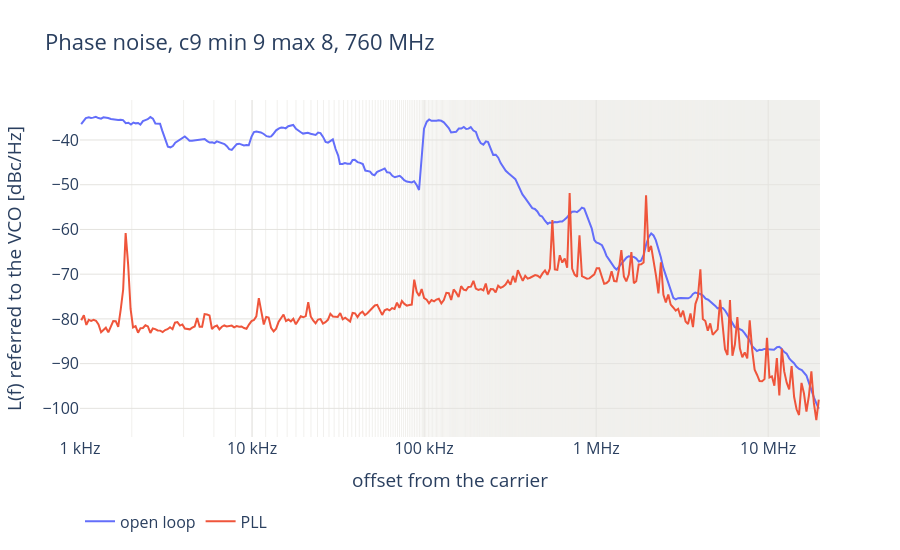
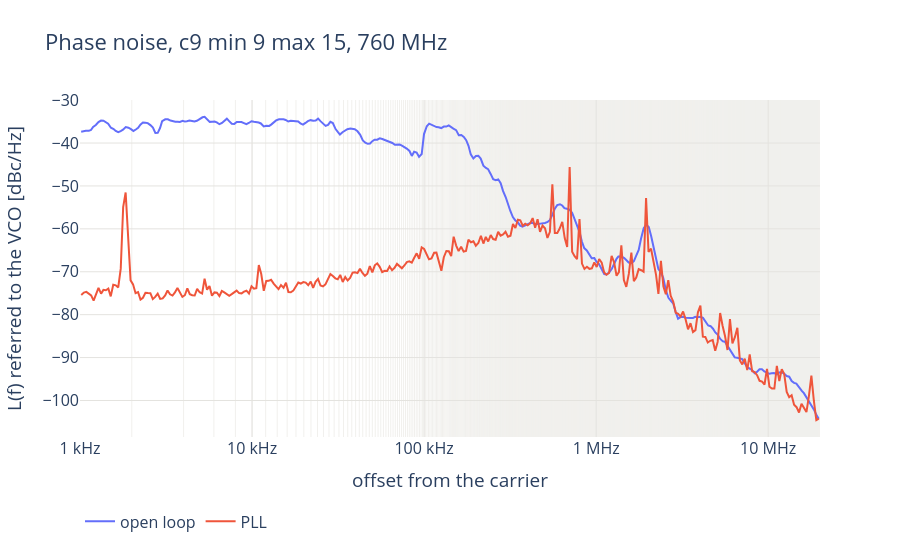
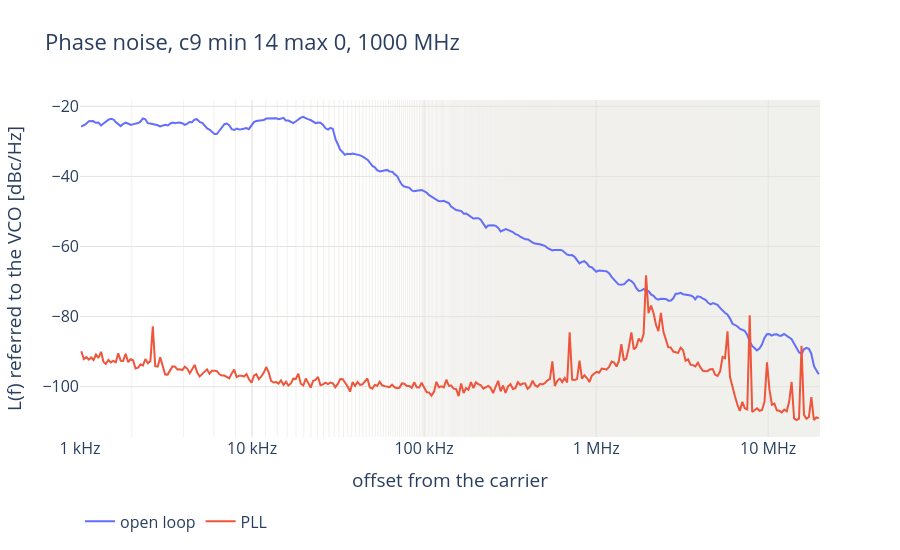
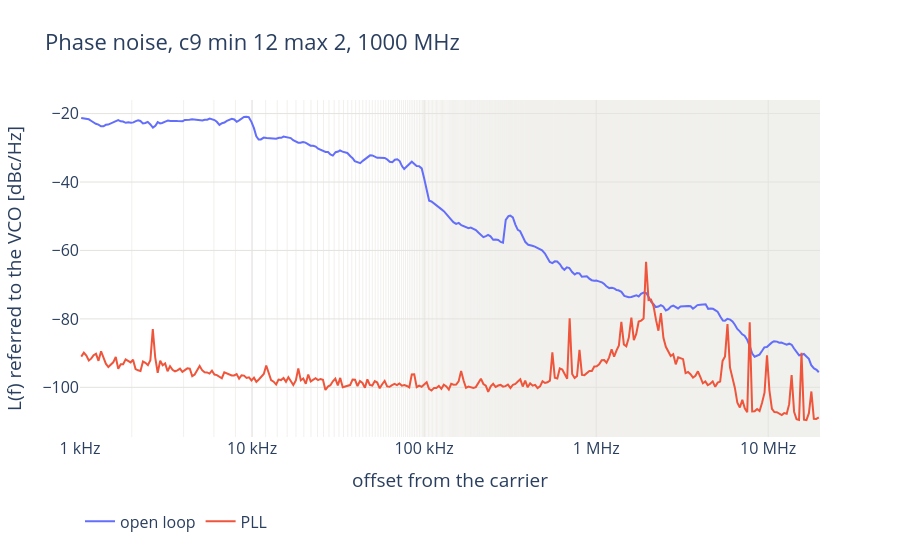

The notebook cell saved with these charts, in order:
### Code cell
# PLL-matched points: phase noise referred to the VCO (pad + 20 log10 N), open loop (analyzer Phase Noise mode) and
# the PLL measurement at the same codes, divider and f_vco. One figure per point.
def pll_curve(r):
    """The PLL's full curve (L_trace) of point r: same run, codes, f_vco and the run's match (e.g. set_current=4)."""
    t = pll_traces[r.pll_csv]
    sel = (t["kind"] == "L_trace") & (t["f_vco"] == r.f_vco_target)
    for c in CODES:
        sel &= t[c] == getattr(r, c)
    for kv in str(r.pll_match).split() if isinstance(r.pll_match, str) else []:
        k, v = kv.split("=")
        sel &= t[k] == float(v)
    return t[sel]


for r in ok[ok["pll_csv"] != ""].itertuples():
    add_db = 20 * np.log10(r.total_div)
    fig = go.Figure()
    for name, t in (("open loop", vco_curve(r)), ("PLL", pll_curve(r))):
        t = binned(t)
        fig.add_scatter(x=t["freq"], y=t["level_dbm"] + add_db, mode="lines", name=name, line=dict(width=2),
                        hovertemplate=name + "<br>%{x:.3s}Hz: %{y:.1f} dBc/Hz<extra></extra>")
    fig.update_layout(title=f"Phase noise, {setting(r)}", height=550, legend=dict(orientation="h", y=-0.2))
    fig.update_xaxes(title="offset from the carrier", **OFFSET_AXIS)
    fig.update_yaxes(title="L(f) referred to the VCO [dBc/Hz]", gridcolor=GRID)
    save(fig, f"c{r.vco_tune_coarse}_min{r.vco_current_min}_max{r.vco_current_max}_{r.f_vco_target / 1e6:.0f}MHz"
              "_vs_pll")

### Figure 1 — Plotly figure (JSON) as saved in the notebook; plotly's stock layout.template omitted (floating-point values rounded to 4 significant figures; data arrays with more than 128 entries replaced by an {"elided": "..."} marker saying what was removed)
{"data": [{"hovertemplate": "open loop<br>%{x:.3s}Hz: %{y:.1f} dBc/Hz<extra></extra>", "line": {"width": 2}, "mode": "lines", "name": "open loop", "type": "scatter", "x": {"elided": "300 float values"}, "y": {"elided": "300 float values"}}, {"hovertemplate": "PLL<br>%{x:.3s}Hz: %{y:.1f} dBc/Hz<extra></extra>", "line": {"width": 2}, "mode": "lines", "name": "PLL", "type": "scatter", "x": {"elided": "300 float values"}, "y": {"elided": "300 float values"}}], "layout": {"font": {"size": 16}, "height": 550, "legend": {"orientation": "h", "y": -0.2}, "title": {"text": "Phase noise, c9 min 9 max 8, 760 MHz"}, "xaxis": {"gridcolor": "#e4e3df", "minor": {"gridcolor": "#f1f0ed", "showgrid": true}, "range": [3, 7.301], "ticktext": ["1 kHz", "10 kHz", "100 kHz", "1 MHz", "10 MHz"], "tickvals": [1000, 10000, 100000, 1000000, 10000000], "title": {"text": "offset from the carrier"}, "type": "log"}, "yaxis": {"gridcolor": "#e4e3df", "title": {"text": "L(f) referred to the VCO [dBc/Hz]"}}}}

### Figure 2 — Plotly figure (JSON) as saved in the notebook; plotly's stock layout.template omitted (floating-point values rounded to 4 significant figures; data arrays with more than 128 entries replaced by an {"elided": "..."} marker saying what was removed)
{"data": [{"hovertemplate": "open loop<br>%{x:.3s}Hz: %{y:.1f} dBc/Hz<extra></extra>", "line": {"width": 2}, "mode": "lines", "name": "open loop", "type": "scatter", "x": {"elided": "300 float values"}, "y": {"elided": "300 float values"}}, {"hovertemplate": "PLL<br>%{x:.3s}Hz: %{y:.1f} dBc/Hz<extra></extra>", "line": {"width": 2}, "mode": "lines", "name": "PLL", "type": "scatter", "x": {"elided": "300 float values"}, "y": {"elided": "300 float values"}}], "layout": {"font": {"size": 16}, "height": 550, "legend": {"orientation": "h", "y": -0.2}, "title": {"text": "Phase noise, c9 min 9 max 15, 760 MHz"}, "xaxis": {"gridcolor": "#e4e3df", "minor": {"gridcolor": "#f1f0ed", "showgrid": true}, "range": [3, 7.301], "ticktext": ["1 kHz", "10 kHz", "100 kHz", "1 MHz", "10 MHz"], "tickvals": [1000, 10000, 100000, 1000000, 10000000], "title": {"text": "offset from the carrier"}, "type": "log"}, "yaxis": {"gridcolor": "#e4e3df", "title": {"text": "L(f) referred to the VCO [dBc/Hz]"}}}}

### Figure 3 — Plotly figure (JSON) as saved in the notebook; plotly's stock layout.template omitted (floating-point values rounded to 4 significant figures; data arrays with more than 128 entries replaced by an {"elided": "..."} marker saying what was removed)
{"data": [{"hovertemplate": "open loop<br>%{x:.3s}Hz: %{y:.1f} dBc/Hz<extra></extra>", "line": {"width": 2}, "mode": "lines", "name": "open loop", "type": "scatter", "x": {"elided": "300 float values"}, "y": {"elided": "300 float values"}}, {"hovertemplate": "PLL<br>%{x:.3s}Hz: %{y:.1f} dBc/Hz<extra></extra>", "line": {"width": 2}, "mode": "lines", "name": "PLL", "type": "scatter", "x": {"elided": "300 float values"}, "y": {"elided": "300 float values"}}], "layout": {"font": {"size": 16}, "height": 550, "legend": {"orientation": "h", "y": -0.2}, "title": {"text": "Phase noise, c9 min 14 max 0, 1000 MHz"}, "xaxis": {"gridcolor": "#e4e3df", "minor": {"gridcolor": "#f1f0ed", "showgrid": true}, "range": [3, 7.301], "ticktext": ["1 kHz", "10 kHz", "100 kHz", "1 MHz", "10 MHz"], "tickvals": [1000, 10000, 100000, 1000000, 10000000], "title": {"text": "offset from the carrier"}, "type": "log"}, "yaxis": {"gridcolor": "#e4e3df", "title": {"text": "L(f) referred to the VCO [dBc/Hz]"}}}}

### Figure 4 — Plotly figure (JSON) as saved in the notebook; plotly's stock layout.template omitted (floating-point values rounded to 4 significant figures; data arrays with more than 128 entries replaced by an {"elided": "..."} marker saying what was removed)
{"data": [{"hovertemplate": "open loop<br>%{x:.3s}Hz: %{y:.1f} dBc/Hz<extra></extra>", "line": {"width": 2}, "mode": "lines", "name": "open loop", "type": "scatter", "x": {"elided": "300 float values"}, "y": {"elided": "300 float values"}}, {"hovertemplate": "PLL<br>%{x:.3s}Hz: %{y:.1f} dBc/Hz<extra></extra>", "line": {"width": 2}, "mode": "lines", "name": "PLL", "type": "scatter", "x": {"elided": "300 float values"}, "y": {"elided": "300 float values"}}], "layout": {"font": {"size": 16}, "height": 550, "legend": {"orientation": "h", "y": -0.2}, "title": {"text": "Phase noise, c9 min 12 max 2, 1000 MHz"}, "xaxis": {"gridcolor": "#e4e3df", "minor": {"gridcolor": "#f1f0ed", "showgrid": true}, "range": [3, 7.301], "ticktext": ["1 kHz", "10 kHz", "100 kHz", "1 MHz", "10 MHz"], "tickvals": [1000, 10000, 100000, 1000000, 10000000], "title": {"text": "offset from the carrier"}, "type": "log"}, "yaxis": {"gridcolor": "#e4e3df", "title": {"text": "L(f) referred to the VCO [dBc/Hz]"}}}}
